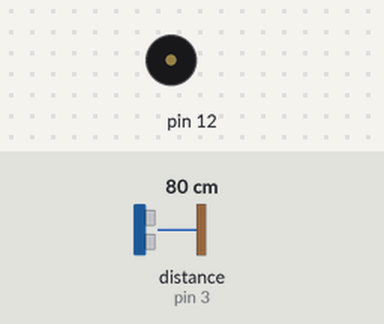
The sketch below on a simulated Arduino Uno, built with avr-gcc and run on an emulated ATmega328P. Parts: buzzer (waves = sounding). Wiring (inferred from the names in the program): ultrasonic range finder: trigger pin 2; echo pin 3. The inputs (shaded band) are chosen by the test bench; at power-on: distance to the obstacle (sensor on pin 3) 80 cm. The echo pulse lasts 58.3 µs per cm; what the sketch prints to the serial monitor is not drawn.

Above: at 2.0 s.
At 18.5 s:
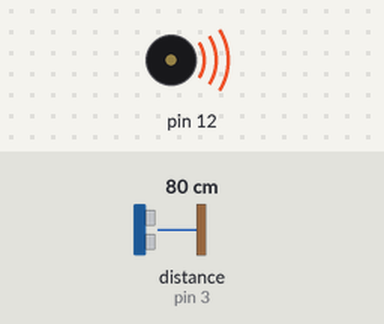
Timing chart, 0 to 20.8 s (numbered marks = the images above):
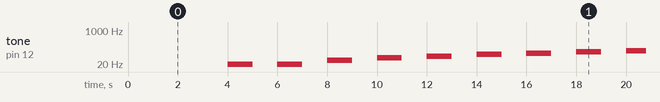

Measured:
- by itself, tone on pin 12: plays 10 Hz for 1.0 s, 20 Hz for 1.0 s, 30 Hz for 1.0 s, 40 Hz for 1.0 s, 50 Hz for 1.0 s, 60 Hz for 1.0 s … (63 notes in this stretch)

The sketch:

Sharmila_code.ino
```cpp
int t=2;
int e=3;

void setup()
{
  Serial.begin(9600);
  pinMode(t,OUTPUT);
  pinMode(e,OUTPUT);
  pinMode(12,OUTPUT);
}

void loop()
{
  //ultrasonic senor
  digitalWrite(t,LOW);
  digitalWrite(t,HIGH);
  delayMicroseconds(10);
  digitalWrite(t,LOW);
  float dur=pulseIn(e,HIGH);
  float dis=(dur*0.0343)/2;
  Serial.print("Distabce is:");
  Serial.println(dis);

  //LED ON
  if(dis>=100)
  {
    digitalWrite(8,HIGH);
    digitalWrite(7,HIGH);
  }

  //Buzzer for ultrasonic sensor
  if(dis>=100)
  {
    for(int i=0; i<=30000; i=i+10)
    {
      tone(12,i);
      delay(1000);
    }
  }

  //Temperature Sensor
  double a=analogRead(A0);
  double t=(((a/1024)*5)-0.5)*100;
  Serial.print("Temp value:");
  Serial.println(t);
  delay(1000);

  //LED ON
  if(t>=100)
  {
    digitalWrite(8,HIGH);
    digitalWrite(7,HIGH);
  }

  //Buzzer for temperature sensor
  if(t>=100);
  {
    for(int i=0; i<=30000; i=i+10)
  {
    tone(12,i);
    delay(1000);
    noTone(12);
    delay(1000);
    }
  }

  //LED OFF
  if(t<100)
  {
    digitalWrite(8,HIGH);
    digitalWrite(7,HIGH);
  }
}


  
```
